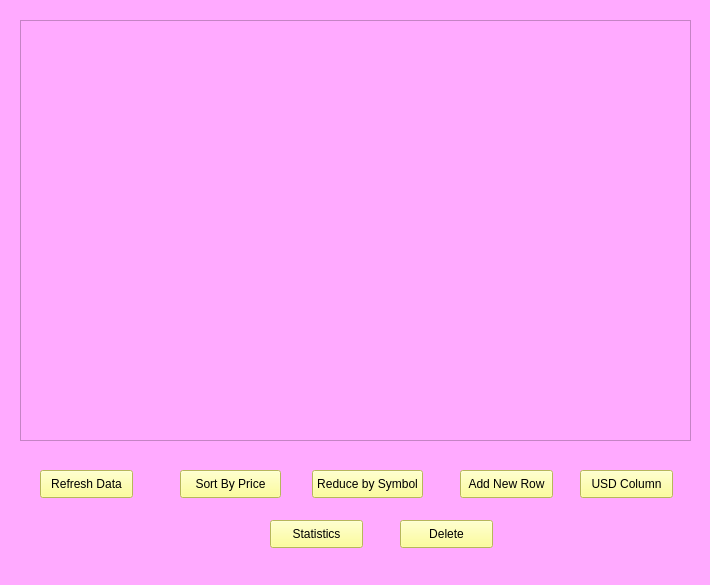
<?xml version="1.0" encoding="UTF-8"?>
<ui version="4.0">
 <class>MainWindow</class>
 <widget class="QMainWindow" name="MainWindow">
  <property name="geometry">
   <rect>
    <x>0</x>
    <y>0</y>
    <width>710</width>
    <height>585</height>
   </rect>
  </property>
  <property name="windowTitle">
   <string>TanMinh</string>
  </property>
  <property name="windowIcon">
   <iconset>
    <normaloff>C:/Users/duong/Downloads/119ae1cd4ef7f0a9a9e6 (1).jpg</normaloff>C:/Users/duong/Downloads/119ae1cd4ef7f0a9a9e6 (1).jpg</iconset>
  </property>
  <property name="styleSheet">
   <string notr="true">background-color: rgb(255, 170, 255);</string>
  </property>
  <widget class="QWidget" name="centralwidget">
   <widget class="QTableWidget" name="tableWidget">
    <property name="geometry">
     <rect>
      <x>20</x>
      <y>20</y>
      <width>671</width>
      <height>421</height>
     </rect>
    </property>
   </widget>
   <widget class="QPushButton" name="pushButton">
    <property name="geometry">
     <rect>
      <x>40</x>
      <y>470</y>
      <width>93</width>
      <height>28</height>
     </rect>
    </property>
    <property name="styleSheet">
     <string notr="true">background-color: rgb(255, 255, 127);</string>
    </property>
    <property name="text">
     <string>Refresh Data</string>
    </property>
   </widget>
   <widget class="QPushButton" name="pushButton_2">
    <property name="geometry">
     <rect>
      <x>180</x>
      <y>470</y>
      <width>101</width>
      <height>28</height>
     </rect>
    </property>
    <property name="styleSheet">
     <string notr="true">background-color: rgb(255, 255, 127);</string>
    </property>
    <property name="text">
     <string>Sort By Price</string>
    </property>
   </widget>
   <widget class="QPushButton" name="pushButton_3">
    <property name="geometry">
     <rect>
      <x>312</x>
      <y>470</y>
      <width>111</width>
      <height>28</height>
     </rect>
    </property>
    <property name="styleSheet">
     <string notr="true">background-color: rgb(255, 255, 127);</string>
    </property>
    <property name="text">
     <string>Reduce by Symbol</string>
    </property>
   </widget>
   <widget class="QPushButton" name="pushButton_4">
    <property name="geometry">
     <rect>
      <x>580</x>
      <y>470</y>
      <width>93</width>
      <height>28</height>
     </rect>
    </property>
    <property name="styleSheet">
     <string notr="true">background-color: rgb(255, 255, 127);</string>
    </property>
    <property name="text">
     <string>USD Column</string>
    </property>
   </widget>
   <widget class="QPushButton" name="pushButton_5">
    <property name="geometry">
     <rect>
      <x>460</x>
      <y>470</y>
      <width>93</width>
      <height>28</height>
     </rect>
    </property>
    <property name="styleSheet">
     <string notr="true">background-color: rgb(255, 255, 127);</string>
    </property>
    <property name="text">
     <string>Add New Row</string>
    </property>
   </widget>
   <widget class="QPushButton" name="pushButton_6">
    <property name="geometry">
     <rect>
      <x>270</x>
      <y>520</y>
      <width>93</width>
      <height>28</height>
     </rect>
    </property>
    <property name="styleSheet">
     <string notr="true">background-color: rgb(255, 255, 127);</string>
    </property>
    <property name="text">
     <string>Statistics</string>
    </property>
   </widget>
   <widget class="QPushButton" name="pushButton_7">
    <property name="geometry">
     <rect>
      <x>400</x>
      <y>520</y>
      <width>93</width>
      <height>28</height>
     </rect>
    </property>
    <property name="styleSheet">
     <string notr="true">background-color: rgb(255, 255, 127);</string>
    </property>
    <property name="text">
     <string>Delete</string>
    </property>
   </widget>
   <widget class="QLabel" name="label_2">
    <property name="geometry">
     <rect>
      <x>0</x>
      <y>10</y>
      <width>821</width>
      <height>561</height>
     </rect>
    </property>
    <property name="text">
     <string/>
    </property>
    <property name="pixmap">
     <pixmap>C:/Users/duong/Downloads/city-architecture-landscape-digital-art.jpg</pixmap>
    </property>
    <property name="scaledContents">
     <bool>true</bool>
    </property>
   </widget>
   <zorder>label_2</zorder>
   <zorder>tableWidget</zorder>
   <zorder>pushButton</zorder>
   <zorder>pushButton_2</zorder>
   <zorder>pushButton_3</zorder>
   <zorder>pushButton_4</zorder>
   <zorder>pushButton_5</zorder>
   <zorder>pushButton_6</zorder>
   <zorder>pushButton_7</zorder>
  </widget>
  <widget class="QStatusBar" name="statusbar"/>
 </widget>
 <resources/>
 <connections/>
</ui>
